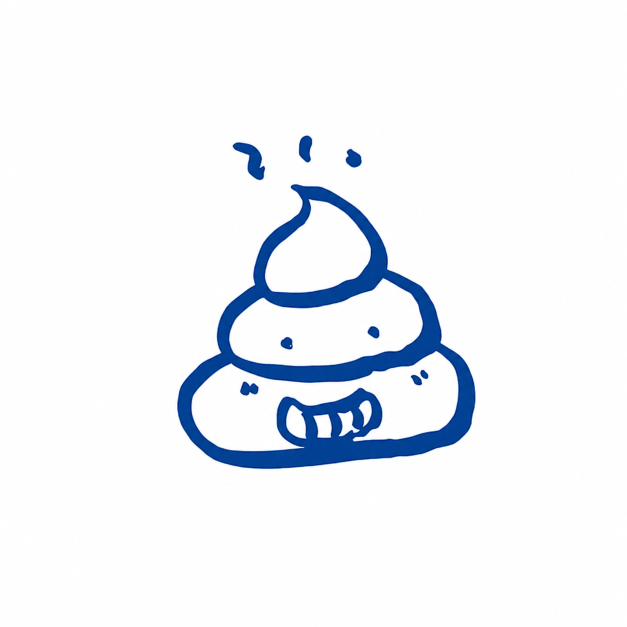
#> input picture assets/pu~.png, 1254 x 1254 px (shown at 1/2 size)
$ python trace.py
#> lines starting #> are read from the running program, lines starting #| are printed output that depends on the picture; after the words box and inside, x2 and y2 are one past the last pixel; in counts of white or black regions, pixels touching at a corner belong together
# /// script
# requires-python = ">=3.10"
# dependencies = ["pillow", "numpy", "scipy", "potracer"]
# ///
"""把 assets/pu~.png 的手绘噗噗描成矢量，按「气 / 身体 / 眼 / 腮红 / 嘴」拆层输出 JSON。

为什么拆层：不同状态只换脸和气，身体笔触保持原作；同一份路径数据
同时喂给网页（内联 SVG）和 WPF（Path.Data），两端长得一模一样。

用法（仓库根目录）：uv run tools/mascot/trace.py
产物：tools/mascot/traced.json（坐标已归一到 128×128 画布）
"""
import json
from pathlib import Path

import numpy as np
import potrace
from PIL import Image
from scipy import ndimage

ROOT = Path(__file__).resolve().parents[2]
SRC = ROOT / "assets" / "pu~.png"
OUT = Path(__file__).resolve().parent / "traced.json"

# 原图 1254px 上噗噗的包围盒约 x355-951 / y271-938；取 700px 见方画布居中，再缩到 128
CANVAS = 700
CX, CY = 653, 604
SCALE = 128 / CANVAS


def load_ink():
    rgb = np.asarray(Image.open(SRC).convert("RGB")).astype(int)
    # 墨水是圆珠笔蓝：蓝通道明显高于红通道且不亮
    return (rgb[..., 2] - rgb[..., 0] > 60) & (rgb.sum(-1) < 500)


def split_mouth(body):
    """嘴巴和底线粘在一起：逐列只保留最底下一段底线（厚度按嘴巴两侧的底线估计），其余算嘴。"""
    x0, x1, ytop = 553, 766, 780
    ys = np.arange(body.shape[0])

    def bottom_run(col):
        idx = ys[col]
        if idx.size == 0:
            return None
        end = idx.max()
        start = end
        while start - 1 >= 0 and col[start - 1]:
            start -= 1
        return start, end

    # 嘴巴左右两侧的底线厚度
    thick = []
    for x in list(range(x0 - 30, x0 - 5)) + list(range(x1 + 5, x1 + 30)):
        r = bottom_run(body[:, x])
        if r:
            thick.append(r[1] - r[0] + 1)
    t = int(np.median(thick))

    mouth = np.zeros_like(body)
    for x in range(x0, x1):
        col = body[:, x].copy()
        r = bottom_run(col)
        if not r:
            continue
        keep_from = max(r[0], r[1] - t + 1)
        m = col.copy()
        m[keep_from:] = False
        m[:ytop] = False
        mouth[:, x] = m
    body = body & ~mouth
    # 切口处略修圆，避免底线上留毛刺
    body = ndimage.binary_closing(body, structure=np.ones((5, 5)))
    return body, mouth


def trace(mask):
    """potrace 描边 → 归一化后的 SVG path d（外轮廓 + 洞，evenodd 填充）。"""
    # potracer 把 False 当墨迹（与 PIL 位图习惯一致），这里取反
    bmp = potrace.Bitmap(~mask)
    plist = bmp.trace(turdsize=8, alphamax=1.0, opticurve=True, opttolerance=0.3)

    def p(pt):
        x = (pt.x - (CX - CANVAS / 2)) * SCALE
        y = (pt.y - (CY - CANVAS / 2)) * SCALE
        return f"{x:.1f} {y:.1f}"

    d = []
    for curve in plist:
        d.append("M" + p(curve.start_point))
        for seg in curve.segments:
            if seg.is_corner:
                d.append("L" + p(seg.c) + "L" + p(seg.end_point))
            else:
                d.append("C" + p(seg.c1) + " " + p(seg.c2) + " " + p(seg.end_point))
        d.append("Z")
    return "".join(d)


def main():
    ink = load_ink()
#> in load_ink, `return (rgb[..., 2] - rgb[..., 0] > 60) & (rgb.sum(-1) < 500)`:
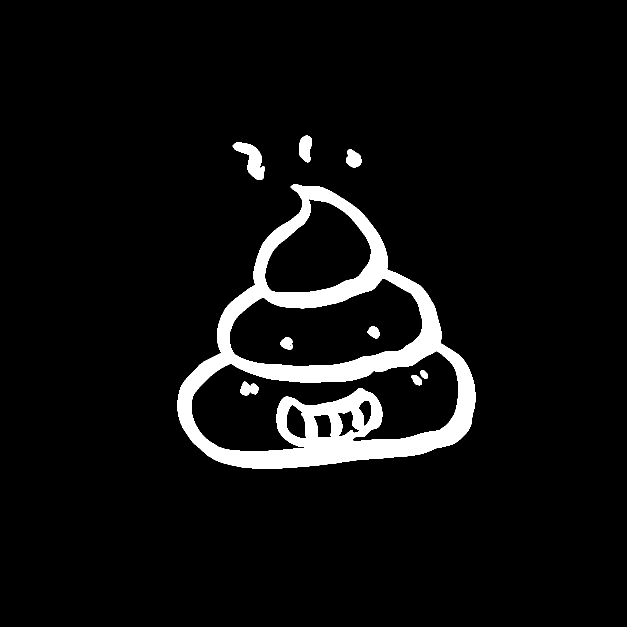
#> returned value: shape (1254, 1254) bool (shown at 1/2 size); 5.9% white; 9 white regions, largest, box (x1, y1, x2, y2) and area: (355, 369, 951, 938) 86711, (465, 285, 530, 360) 2227, (598, 271, 624, 325) 1069
    lab, _ = ndimage.label(ink)
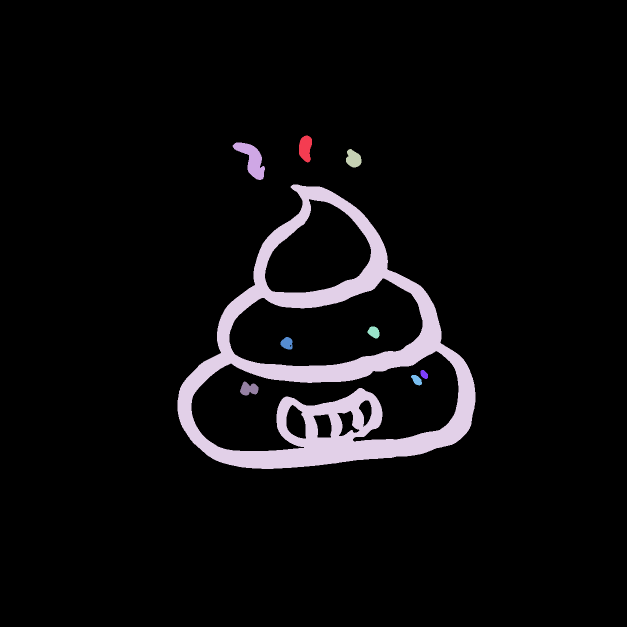
#> lab: shape (1254, 1254) int32 (shown at 1/2 size); 10 distinct labels, from 0 to 9; one colour per label, 0 black
    comps = ndimage.find_objects(lab)
#> comps = 9 items

    def pick(pred):
        m = np.zeros_like(ink)
        for i, sl in enumerate(comps, 1):
            if (lab[sl] == i).sum() < 20:
                continue
            y, x = sl
            if pred(x.start, x.stop, y.start, y.stop):
                m |= lab == i
        return m

    steam = pick(lambda x0, x1, y0, y1: y1 < 370)
#> the loop in pick, `for i, sl in enumerate(comps, 1):` made 9 passes
    big = pick(lambda x0, x1, y0, y1: (x1 - x0) > 400)
#> the loop in pick (call 2), `for i, sl in enumerate(comps, 1):` made 9 passes
#> after the loop in pick (call 2), `for i, sl in enumerate(comps, 1):`:
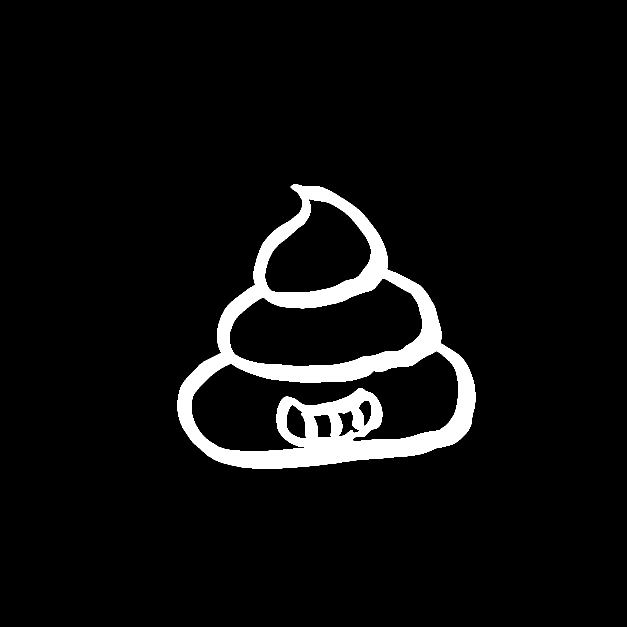
#> m: shape (1254, 1254) bool (shown at 1/2 size); 5.5% white; 1 white region, box (x1, y1, x2, y2) and area: (355, 369, 951, 938) 86711
    eyes = pick(lambda x0, x1, y0, y1: 640 < y0 < 700 and (x1 - x0) < 40)
#> the loop in pick (call 3), `for i, sl in enumerate(comps, 1):` made 9 passes
#> after the loop in pick (call 3), `for i, sl in enumerate(comps, 1):`:
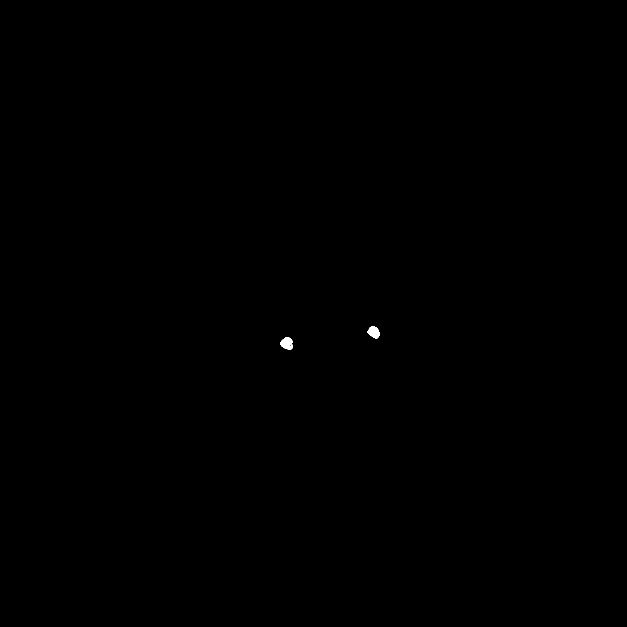
#> m: shape (1254, 1254) bool (shown at 1/2 size); 0.06% white; 2 white regions, box (x1, y1, x2, y2) and area: (561, 674, 585, 699) 457, (735, 653, 759, 677) 419
    cheeks = pick(lambda x0, x1, y0, y1: 730 < y0 < 780 and (x1 - x0) < 45)
#> the loop in pick (call 4), `for i, sl in enumerate(comps, 1):` made 9 passes
#> after the loop in pick (call 4), `for i, sl in enumerate(comps, 1):`:
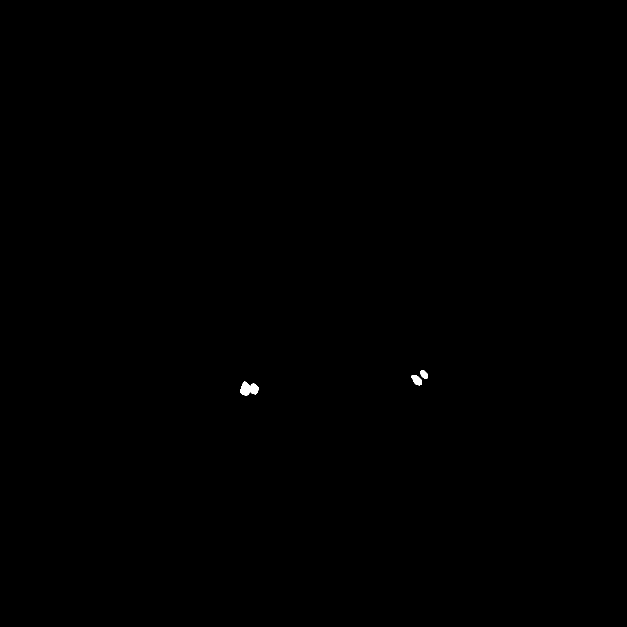
#> m: shape (1254, 1254) bool (shown at 1/2 size); 0.08% white; 3 white regions, box (x1, y1, x2, y2) and area: (480, 763, 517, 791) 708, (822, 750, 844, 771) 298, (841, 740, 856, 758) 195
    body, mouth = split_mouth(big)
#> the loop in split_mouth, `for x in list(range(x0 - 30, x0 - 5)) + list(range(x1 + 5, x1 + 30)):` made 50 passes
#> (end in bottom_run, r) on passes 1 to 12: (937, (902, 937)), (937, (902, 937)), (937, (902, 937)), (937, (902, 937)), (937, (902, 937)), (937, (902, 937)), (937, (902, 937)), (937, (902, 937)), (937, (902, 937)), (937, (902, 937)), (937, (902, 937)), (937, (902, 937))
#> after the loop in split_mouth, `for x in list(range(x0 - 30, x0 - 5)) + list(range(x1 + 5, x1 + 30)):`: thick = 50 values, max 38 at index 26, min 34 at index 46, mean 36.54
#> in split_mouth, `t = int(np.median(thick))`: t = 37
#> the loop in split_mouth, `for x in range(x0, x1):` made 213 passes
#> (end in bottom_run, r, keep_from) on passes 1 to 3: (936, (900, 936), 900), (936, (900, 936), 900), (936, (900, 936), 900)
#> after the loop in split_mouth, `for x in range(x0, x1):`:
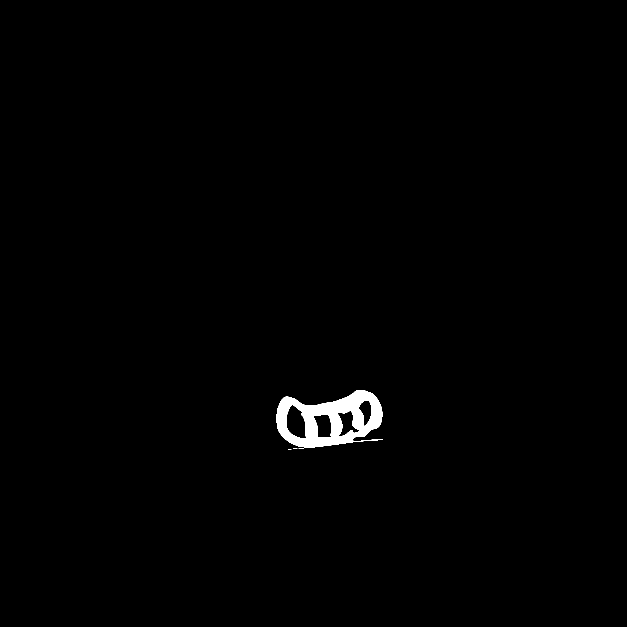
#> mouth: shape (1254, 1254) bool (shown at 1/2 size); 0.81% white; 3 white regions (2 under 20 px), largest, box (x1, y1, x2, y2) and area: (553, 780, 766, 897) 12732
#> in split_mouth, `body = body & ~mouth`:
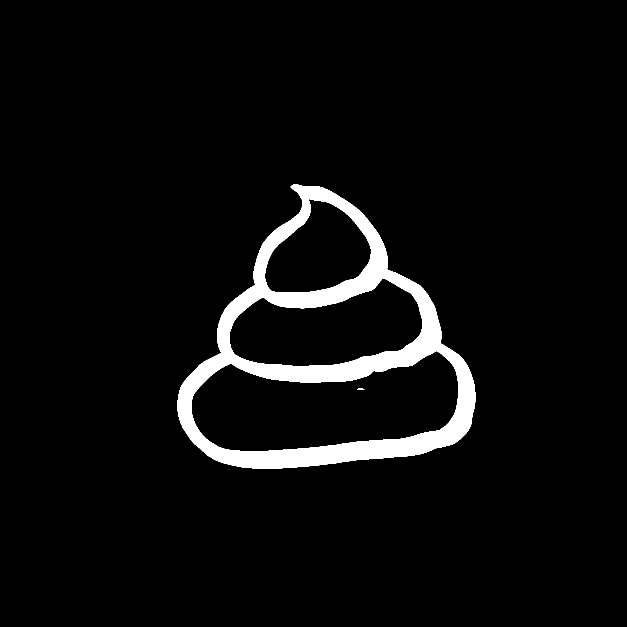
#> body: shape (1254, 1254) bool (shown at 1/2 size); 4.7% white; 2 white regions, box (x1, y1, x2, y2) and area: (355, 369, 951, 938) 73919, (714, 776, 729, 780) 44
#> in split_mouth, `body = ndimage.binary_closing(body, structure=np.ones((5, 5)))`: body: shape (1254, 1254) bool; 4.7% white; 2 white regions, box (x1, y1, x2, y2) and area: (355, 369, 951, 938) 73950, (714, 776, 729, 780) 44

    layers = {name: trace(m) for name, m in
              [("steam", steam), ("body", body), ("eyes", eyes), ("cheeks", cheeks), ("grin", mouth)]}
    # 笔画粗细（归一化后）：新画的脸用同样粗细的描边，才接得上原作笔触
    dt = ndimage.distance_transform_edt(body)
    skeleton_w = float(np.median(dt[dt > 0][dt[dt > 0] > np.percentile(dt[dt > 0], 60)]) * 2)
    layers["_strokeWidth"] = round(skeleton_w * SCALE, 2)
    OUT.write_text(json.dumps(layers, ensure_ascii=False, indent=1), encoding="utf-8")
    print("stroke", layers["_strokeWidth"], {k: len(v) for k, v in layers.items() if k[0] != "_"})


if __name__ == "__main__":
    main()
#> (the call stopped at in trace, `bmp = potrace.Bitmap(~mask)`: potrace is not available in this run)
